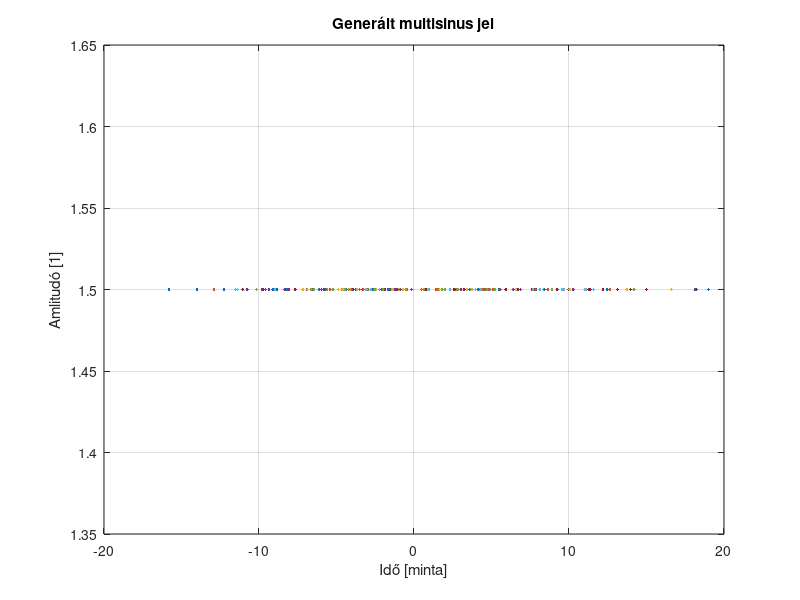

Write the MATLAB code that produced this figure. (Note: this script raises an error after producing the figure.)
%% Clean up
    clear;
    close all;
    clc;

%% Parametetek
    mu_A        = 1;    % V
    mu_B        = 0;    % V
    mu_C        = 2;    % V
    o_a         = .1;   % V
    o_w         = .1;   % V
    ro          = .1;   % 
    t_0         = 10;   % ms
    f_0         = 50;   % Hz
    rendszer    = 'E';  % 
    r           = .88;  % 
    P           = 25;   % 

%% Parameterek koherense telete
    t_0 = t_0/1000;

%% 6. Multiszinusz generator
% Parameterek
    M = 100;
    N_minta = 2000;
    rng('default');  % Visszaallitjuk a generator alapertelmezett allapotat a reprodukalhatosag erdekeben
% Kezdofazis: 0 vagy veletlenszeru (0 es 2pi kozott)
    phi = 2*pi*rand(M, 1);
    phi = phi - pi;

% Sulyozo egyutthatok generalasa
    x = 1/2 * exp(1i*phi);
% DC tag, x es konjugaltja
    x = [1 ; x ; flip(conj(x))];
% Mintaszam
    N = 2*M + 1;
    n = 0 : 1 : N_minta;
    m = 0 : 1 : N-1;
% Bazis generalasa
    c = exp(1i * 2*pi/N * m' * n);
% Kimenet generalasa
    y = c.'*x;
    u = real(y);    % a komplex kinjugaltak kiejtik egymast, csak a szamitasi hiba miatt nem teljesen 0 az im resz

    figure(1);
        plot(u, LineWidth=1.5);
        grid on;
        title('Generált multisinus jel');
        xlabel('Idő [minta]');
        ylabel('Amlitudó [1]');

%% 7. Multiszinusz analizator
[amplitudes, phases, y_error, checksum] = multisinusoid_analyzer(u, M);

% Konvergencia ellenorzese
    figure(2);
        plot(real(y_error), LineWidth=1.5);
        grid on;
        title('A hibajel');
        xlabel('Idő [minta]');
        ylabel('Amlitudó [1]');
    figure(3)
        plot(ones(1,M)-amplitudes);
         grid on;
        title('eredeti - rekreált amplitúdók');
        xlabel('f [1/minta]');
        ylabel('Amlitudó [1]');
    figure(4)
        plot(phi-phases);
        grid on;
        title('eredeti - rekreált fázisok');
        xlabel('f [1/minta]');
        ylabel('Fázis [rad]');


%% Nyolcadik feladat feladat
    % Modellezendo rendszer atviteli fuggvenye
        numerator = conv([0, 1-r], [1, 0 -1]);
        denominator = 2*[1, 0, 0, 0, -r];
        sys = filter(numerator, denominator, [1, zeros(1, 2*M-1)]);

        answear_sys = filter(numerator, denominator, u);
        [sys_amplitudes, sys_phases, sys_y_error, sys_checksum] = multisinusoid_analyzer(answear_sys, M);
    
    figure(5);
        plot(real(sys_y_error), LineWidth=1.5);
        grid on;
        title('A hibajel');
        xlabel('Idő [minta]');
        ylabel('Amlitudó [1]');

    figure(6);
        hold on;
        original_sys = abs(fft(sys));
        plot(20*log10(original_sys(1:M)), LineWidth=1.5);
        plot(20*log10(sys_amplitudes./[0;amplitudes]), LineWidth=1);
        title('Amplitúdó karakterisztika');
        xlabel('f [1/minta]');
        ylabel('Amlitudó [dB]');
        legend("Eredeti 'E' rendszer", "Amplitúdokból számolt");
        grid on;
        
    % Az abrazolashoz szukseges, hogy a fuggveny ertek ne 'ugraljon'
        d_phases = sys_phases-[0;phases];
        for k=1:M
            if (d_phases(k) >= pi)
                d_phases(k) = d_phases(k) - 2*pi;
            end
            if (d_phases(k) < -pi)
                d_phases(k) = d_phases(k) + 2*pi;
            end
        end
    figure(7);
        hold on;
        original_sys = angle(fft(sys));
        plot(original_sys(1:M), LineWidth=1.5);
        plot(d_phases, LineWidth=1);
        title('Fázis karakterisztika');
        xlabel('f [1/minta]');
        ylabel('Fázis [rad]');
        legend("Eredeti 'E' rendszer", "Fázisokból számolt");
        grid on;

